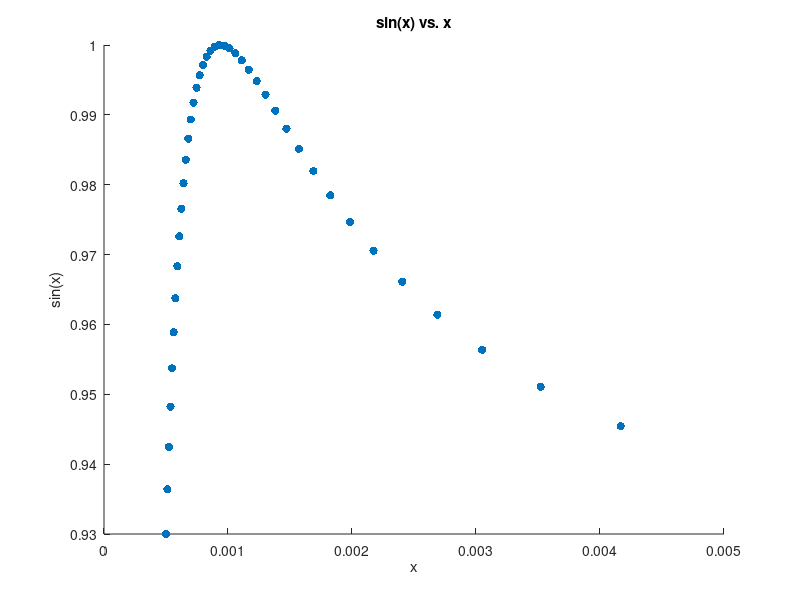

Here is the MATLAB script that generated this plot:
k_values = (4000:4010); % 可以根据需要添加或更改k值

for k_idx = 1:length(k_values)
    k = k_values(k_idx);

    % 定义x的范围和点的数量
    x_values = (k-999:k+1000);
    x_values(x_values == k) = [];

    % 初始化空数组来存储距离的平方
    distances = zeros(size(x_values));

    % 计算每个点的距离的平方
    for i = 1:length(x_values)
        x = x_values(i);
        y = sin(x);
        distance_squared = (1/x - 1/k)^2 + (y - sin(k))^2;
        distances(i) = distance_squared;
    end

    % 找到最小距离的点
    [min_distance, min_index] = min(distances);
    min_distance_x = 1/x_values(min_index);
    min_distance_y = sin(x);

    fprintf('对于k = %d，最近的点是 (%f, %f)，距离最小的距离为 %f，对应的m为 %d \n', k, min_distance_x, min_distance_y, sqrt(min_distance), x_values(min_index));
end

%作图
% 初始化存储数据的数组
x_values = zeros(41, 1);
y_values = zeros(41, 1);

for k = 0:40
    x = 1 / (2000 - 44 * k);
    y = sin(1/x);
    x_values(k + 1) = x;
    y_values(k + 1) = y;
end

% 绘制散点图
scatter(x_values, y_values, 'filled');
xlabel('x');
ylabel('sin(x)');
title('sin(x) vs. x');




